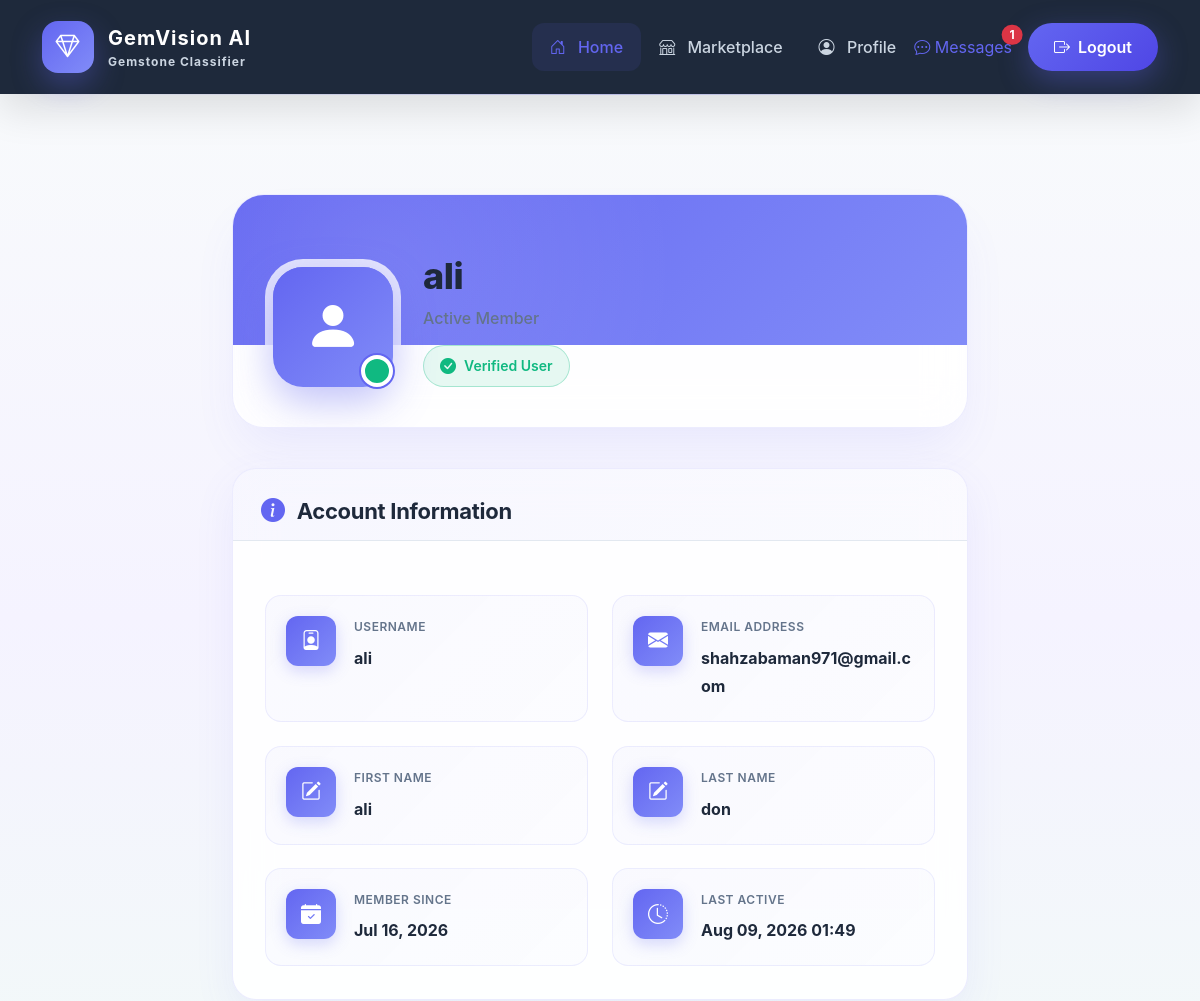
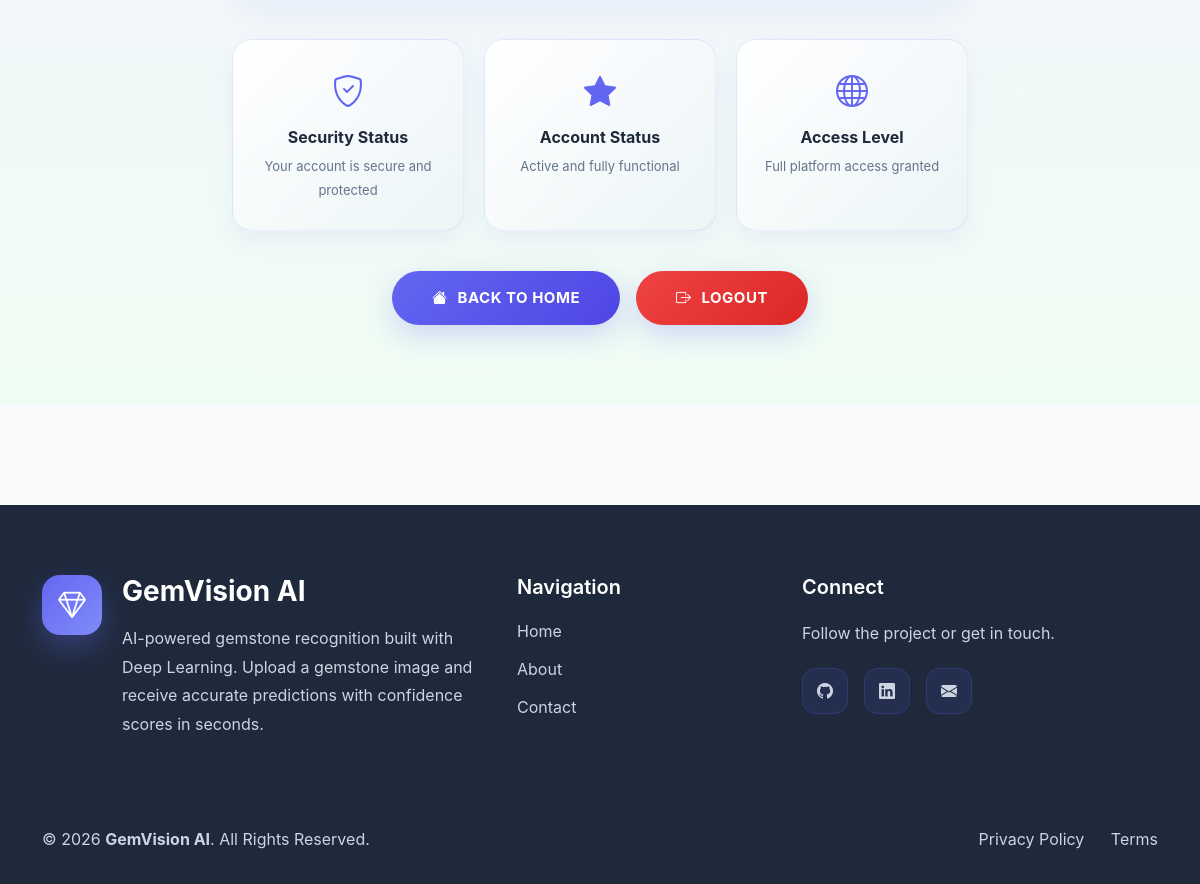
Screenshot of /accounts/profile/ (signed in) with the database file from the repository (2 pictures, top to bottom).
### accounts/models.py (models this page shows, shortened)
class CustomUser(AbstractUser):
    email = models.EmailField(unique=True)
    phone = models.CharField(max_length=15, blank=True)
    address = models.TextField(blank=True)

### chat/context_processors.py (called while the page is built)
def unread_messages(request):
    if request.user.is_authenticated:
        count = Message.objects.filter(
            conversation__buyer=request.user,
            is_read=False,
        ).exclude(
            sender=request.user,
        ).count() + Message.objects.filter(
            conversation__seller=request.user,
            is_read=False,
        ).exclude(
            sender=request.user,
        ).count()
        return {
            "unread_message_count": count
        }
    return {
        "unread_message_count": 0
    }

### accounts/templates/accounts/profile.html (shortened to what this page needs)
{% extends "core/base.html" %}
{% load static %}
{% block extra_css %}
<link rel="stylesheet" href="{% static 'core/css/style.css' %}">
<link rel="stylesheet" href="{% static 'core/css/profile.css' %}">
<link rel="stylesheet" href="https://cdn.jsdelivr.net/npm/bootstrap-icons@1.11.3/font/bootstrap-icons.min.css">
{% endblock %}
{% block content %}
<div class="background-animation">
    <div class="bg-circle bg-circle-1"></div>
    <div class="bg-circle bg-circle-2"></div>
    <div class="bg-circle bg-circle-3"></div>
    <div class="bg-circle bg-circle-4"></div>
</div>
<section class="profile-section">
    <div class="container">
        <div class="row justify-content-center">
            <div class="col-lg-8">
                <div class="profile-header-card">
                    <div class="profile-header-bg"></div>
                    <div class="profile-content">
                        <div class="avatar-container">
                            <div class="avatar">
                                <i class="bi bi-person-fill"></i>
                            </div>
                            <div class="online-indicator"></div>
                        </div>
                        <div class="user-info">
                            <h1 class="user-name">
                                {{ user.first_name|default:user.username }}
                            </h1>
                            <p class="user-title">Active Member</p>
                            <div class="user-status">
                                <span class="status-badge">
                                    <i class="bi bi-check-circle-fill"></i>
                                    Verified User
                                </span>
                            </div>
                        </div>
                    </div>
                </div>
                <div class="profile-details-card">
                    <div class="card-header-custom">
                        <h2 class="section-title">
                            <i class="bi bi-info-circle-fill"></i>
                            Account Information
                        </h2>
                    </div>
                    <div class="card-body-custom">
                        <div class="profile-info-grid">
                            <div class="info-item">
                                <div class="info-icon">
                                    <i class="bi bi-person-badge"></i>
                                </div>
                                <div class="info-content">
                                    <p class="info-label">Username</p>
                                    <p class="info-value">{{ user.username }}</p>
                                </div>
                            </div>
                            <div class="info-item">
                                <div class="info-icon">
                                    <i class="bi bi-envelope-fill"></i>
                                </div>
                                <div class="info-content">
                                    <p class="info-label">Email Address</p>
                                    <p class="info-value">{{ user.email }}</p>
                                </div>
                            </div>
                            <div class="info-item">
                                <div class="info-icon">
                                    <i class="bi bi-pencil-square"></i>
                                </div>
                                <div class="info-content">
                                    <p class="info-label">First Name</p>
                                    <p class="info-value">{{ user.first_name|default:"Not set" }}</p>
                                </div>
                            </div>
                            <div class="info-item">
                                <div class="info-icon">
                                    <i class="bi bi-pencil-square"></i>
                                </div>
                                <div class="info-content">
                                    <p class="info-label">Last Name</p>
                                    <p class="info-value">{{ user.last_name|default:"Not set" }}</p>
                                </div>
                            </div>
                            <div class="info-item">
                                <div class="info-icon">
                                    <i class="bi bi-calendar-check-fill"></i>
                                </div>
                                <div class="info-content">
                                    <p class="info-label">Member Since</p>
                                    <p class="info-value">{{ user.date_joined|date:"M d, Y" }}</p>
                                </div>
                            </div>
                            <div class="info-item">
                                <div class="info-icon">
                                    <i class="bi bi-clock-history"></i>
                                </div>
                                <div class="info-content">
                                    <p class="info-label">Last Active</p>
                                    <p class="info-value">{{ user.last_login|date:"M d, Y H:i"|default:"Just now" }}</p>
                                </div>
                            </div>
                        </div>
                    </div>
                </div>
                <div class="additional-info-card">
                    <div class="info-box">
                        <i class="bi bi-shield-check"></i>
                        <h3>Security Status</h3>
                        <p>Your account is secure and protected</p>
                    </div>
                    <div class="info-box">
                        <i class="bi bi-star-fill"></i>
                        <h3>Account Status</h3>
                        <p>Active and fully functional</p>
                    </div>
                    <div class="info-box">
                        <i class="bi bi-globe"></i>
                        <h3>Access Level</h3>
                        <p>Full platform access granted</p>
                    </div>
                </div>
                <div class="action-buttons">
                    <a href="{% url 'home' %}" class="btn-action btn-primary">
                        <i class="bi bi-house-fill"></i>
                        Back to Home
                    </a>
                    <a href="{% url 'logout' %}" class="btn-action btn-logout">
                        <i class="bi bi-box-arrow-right"></i>
                        Logout
                    </a>
                </div>
            </div>
        </div>
    </div>
</section>
{% endblock %}

### core/static/core/css/style.css (style rules this page uses)
:root { --primary-color: #6366f1; --primary-dark: #4f46e5; --primary-light: #818cf8; --success-color: #10b981; --success-light: #d1fae5; --error-color: #ef4444; --background: #f8fafc; --surface: #ffffff; --text-primary: #1e293b; --text-secondary: #64748b; --border-color: #e2e8f0; --input-background: #f9fafb; --resend-background: #f0f9ff; --error-background: rgba(239, 68, 68, 0.05); --focus-shadow: rgba(99, 102, 241, 0.1); --dark-bg: #0f172a; --dark-surface: #1e293b; --dark-text-primary: #f1f5f9; --dark-text-secondary: #cbd5e1; --dark-border: #334155; --shadow-md: 0 4px 6px -1px rgba(0, 0, 0, 0.1); --shadow-lg: 0 10px 15px -3px rgba(0, 0, 0, 0.1); --shadow-xl: 0 20px 25px -5px rgba(0, 0, 0, 0.1); --transition: all 0.3s cubic-bezier(0.4, 0, 0.2, 1); }
* { margin: 0; padding: 0; box-sizing: border-box; }
html { scroll-behavior: smooth; }
body { font-family: "Inter", -apple-system, BlinkMacSystemFont, "Segoe UI", "Roboto", sans-serif; background: var(--background); color: var(--text-primary); overflow-x: hidden; }
h1, h2, h3, h4, h5, h6 { color: var(--text-primary); font-weight: 700; }
p { color: var(--text-secondary); line-height: 1.8; }
a { text-decoration: none; color: var(--primary-color); transition: var(--transition); }
.background-animation { position: fixed; top: 0; left: 0; width: 100vw; height: 100vh; z-index: -1; overflow: hidden; }
.bg-circle { position: absolute; border-radius: 50%; opacity: 0.08; animation: float 20s infinite ease-in-out; }
.bg-circle-1 { width: 300px; height: 300px; background: var(--primary-color); top: -100px; left: -100px; animation-delay: 0s; }
.bg-circle-2 { width: 250px; height: 250px; background: var(--primary-light); bottom: -50px; right: -50px; animation-delay: 3s; }
.bg-circle-3 { width: 200px; height: 200px; background: var(--success-color); top: 50%; left: 10%; animation-delay: 6s; }
.bg-circle-4 { width: 250px; height: 250px; background: var(--primary-dark); top: 20%; right: 5%; animation-delay: 2s; }
.container { position: relative; z-index: 2; }
.card-header-custom { font-size: 20px; font-weight: 700; color: var(--text-primary); margin-bottom: 22px; padding-bottom: 14px; border-bottom: 1px solid var(--border-color); }

### rows the page displays
CustomUser: first_name "ali", username "ali", email "shahzabaman971@gmail.com", last_name "don", date_joined "Jul 16, 2026", last_login "Aug 09, 2026 01:49"

### other values shown
{{ unread_message_count }} "1"
